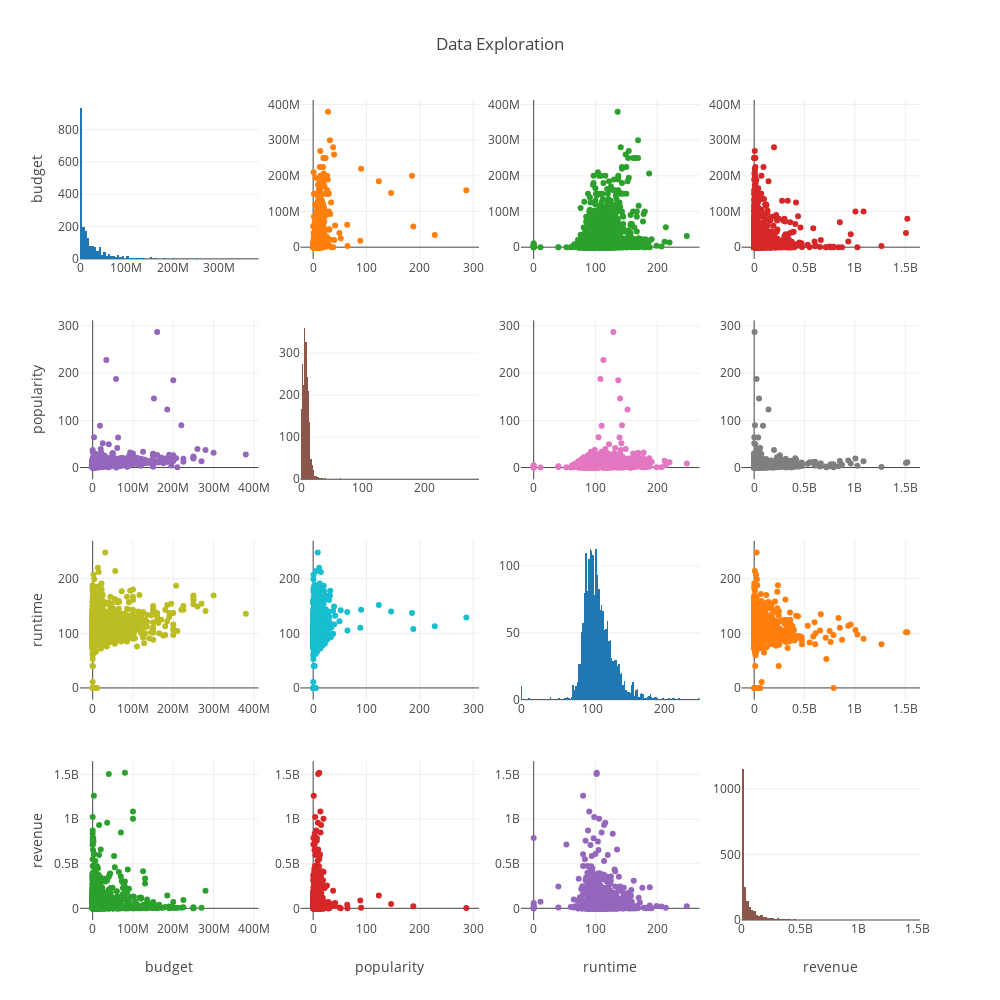

The code cell stored with this chart in its notebook:
### Code cell
#Comparing correlatons between Consumption_per_NIA/log_NIA/Property Type 


figure = ff.create_scatterplotmatrix(
    df[['budget', 'popularity',"runtime","revenue"]],
    height=1000,
    width=1000,
    diag='histogram',
    title="Data Exploration")
iplot(figure)

### Figure 1 — Plotly figure (JSON) as saved in the notebook; plotly's stock layout.template omitted (floating-point values rounded to 4 significant figures; data arrays with more than 128 entries replaced by an {"elided": "..."} marker saying what was removed)
{"data": [{"showlegend": false, "type": "histogram", "uid": "2332c327-2384-463f-b7d4-fe86907b5917", "x": {"elided": "2731 int values"}, "xaxis": "x", "yaxis": "y"}, {"marker": {"size": 6}, "mode": "markers", "showlegend": false, "type": "scatter", "uid": "83b06bca-64d4-40d2-a119-66b6f0d01677", "x": {"elided": "2731 float values"}, "xaxis": "x2", "y": {"elided": "2731 int values"}, "yaxis": "y2"}, {"marker": {"size": 6}, "mode": "markers", "showlegend": false, "type": "scatter", "uid": "5ba8b2c8-a6d5-4c97-8403-d396128e5a64", "x": {"elided": "2731 int values"}, "xaxis": "x3", "y": {"elided": "2731 int values"}, "yaxis": "y3"}, {"marker": {"size": 6}, "mode": "markers", "showlegend": false, "type": "scatter", "uid": "7fd107fb-e9bc-4684-b98e-bbd9d876e23e", "x": {"elided": "2731 int values"}, "xaxis": "x4", "y": {"elided": "2731 int values"}, "yaxis": "y4"}, {"marker": {"size": 6}, "mode": "markers", "showlegend": false, "type": "scatter", "uid": "f4d65057-99a4-439b-9b18-e0a326062a4f", "x": {"elided": "2731 int values"}, "xaxis": "x5", "y": {"elided": "2731 float values"}, "yaxis": "y5"}, {"showlegend": false, "type": "histogram", "uid": "386e8587-68b7-4d18-a3f1-c16a72504367", "x": {"elided": "2731 float values"}, "xaxis": "x6", "yaxis": "y6"}, {"marker": {"size": 6}, "mode": "markers", "showlegend": false, "type": "scatter", "uid": "7baa5dad-f643-43bd-88b4-3cb61613d6eb", "x": {"elided": "2731 int values"}, "xaxis": "x7", "y": {"elided": "2731 float values"}, "yaxis": "y7"}, {"marker": {"size": 6}, "mode": "markers", "showlegend": false, "type": "scatter", "uid": "ef9b6833-c448-4442-8c5d-98d53ceef775", "x": {"elided": "2731 int values"}, "xaxis": "x8", "y": {"elided": "2731 float values"}, "yaxis": "y8"}, {"marker": {"size": 6}, "mode": "markers", "showlegend": false, "type": "scatter", "uid": "dbf0f375-2af7-44d8-a262-fd0aeffb663f", "x": {"elided": "2731 int values"}, "xaxis": "x9", "y": {"elided": "2731 int values"}, "yaxis": "y9"}, {"marker": {"size": 6}, "mode": "markers", "showlegend": false, "type": "scatter", "uid": "8ed84a7f-1341-4726-a264-777b08a0e704", "x": {"elided": "2731 float values"}, "xaxis": "x10", "y": {"elided": "2731 int values"}, "yaxis": "y10"}, {"showlegend": false, "type": "histogram", "uid": "aeab8130-1889-4c7b-8802-4b0135529247", "x": {"elided": "2731 int values"}, "xaxis": "x11", "yaxis": "y11"}, {"marker": {"size": 6}, "mode": "markers", "showlegend": false, "type": "scatter", "uid": "f5871cf0-9748-4231-b431-ef849b0737ec", "x": {"elided": "2731 int values"}, "xaxis": "x12", "y": {"elided": "2731 int values"}, "yaxis": "y12"}, {"marker": {"size": 6}, "mode": "markers", "showlegend": false, "type": "scatter", "uid": "b1cf96be-6b80-47d9-8f36-f47a31dfc8f1", "x": {"elided": "2731 int values"}, "xaxis": "x13", "y": {"elided": "2731 int values"}, "yaxis": "y13"}, {"marker": {"size": 6}, "mode": "markers", "showlegend": false, "type": "scatter", "uid": "68fdc611-ead7-4993-a562-f964935f25c5", "x": {"elided": "2731 float values"}, "xaxis": "x14", "y": {"elided": "2731 int values"}, "yaxis": "y14"}, {"marker": {"size": 6}, "mode": "markers", "showlegend": false, "type": "scatter", "uid": "dbe92bd4-2ba1-4c9e-bf73-a1eef3293d8d", "x": {"elided": "2731 int values"}, "xaxis": "x15", "y": {"elided": "2731 int values"}, "yaxis": "y15"}, {"showlegend": false, "type": "histogram", "uid": "17309946-39ab-4db2-b45e-117e6f7308d2", "x": {"elided": "2731 int values"}, "xaxis": "x16", "yaxis": "y16"}], "layout": {"height": 1000, "showlegend": true, "title": {"text": "Data Exploration"}, "width": 1000, "xaxis": {"anchor": "y", "domain": [0, 0.2125]}, "xaxis10": {"anchor": "y10", "domain": [0.2625, 0.475]}, "xaxis11": {"anchor": "y11", "domain": [0.525, 0.7375]}, "xaxis12": {"anchor": "y12", "domain": [0.7875, 1]}, "xaxis13": {"anchor": "y13", "domain": [0, 0.2125], "title": {"text": "budget"}}, "xaxis14": {"anchor": "y14", "domain": [0.2625, 0.475], "title": {"text": "popularity"}}, "xaxis15": {"anchor": "y15", "domain": [0.525, 0.7375], "title": {"text": "runtime"}}, "xaxis16": {"anchor": "y16", "domain": [0.7875, 1], "title": {"text": "revenue"}}, "xaxis2": {"anchor": "y2", "domain": [0.2625, 0.475]}, "xaxis3": {"anchor": "y3", "domain": [0.525, 0.7375]}, "xaxis4": {"anchor": "y4", "domain": [0.7875, 1]}, "xaxis5": {"anchor": "y5", "domain": [0, 0.2125]}, "xaxis6": {"anchor": "y6", "domain": [0.2625, 0.475]}, "xaxis7": {"anchor": "y7", "domain": [0.525, 0.7375]}, "xaxis8": {"anchor": "y8", "domain": [0.7875, 1]}, "xaxis9": {"anchor": "y9", "domain": [0, 0.2125]}, "yaxis": {"anchor": "x", "domain": [0.8063, 1], "title": {"text": "budget"}}, "yaxis10": {"anchor": "x10", "domain": [0.2687, 0.4625]}, "yaxis11": {"anchor": "x11", "domain": [0.2687, 0.4625]}, "yaxis12": {"anchor": "x12", "domain": [0.2687, 0.4625]}, "yaxis13": {"anchor": "x13", "domain": [0, 0.1938], "title": {"text": "revenue"}}, "yaxis14": {"anchor": "x14", "domain": [0, 0.1938]}, "yaxis15": {"anchor": "x15", "domain": [0, 0.1938]}, "yaxis16": {"anchor": "x16", "domain": [0, 0.1938]}, "yaxis2": {"anchor": "x2", "domain": [0.8063, 1]}, "yaxis3": {"anchor": "x3", "domain": [0.8063, 1]}, "yaxis4": {"anchor": "x4", "domain": [0.8063, 1]}, "yaxis5": {"anchor": "x5", "domain": [0.5375, 0.7312], "title": {"text": "popularity"}}, "yaxis6": {"anchor": "x6", "domain": [0.5375, 0.7312]}, "yaxis7": {"anchor": "x7", "domain": [0.5375, 0.7312]}, "yaxis8": {"anchor": "x8", "domain": [0.5375, 0.7312]}, "yaxis9": {"anchor": "x9", "domain": [0.2687, 0.4625], "title": {"text": "runtime"}}}}
